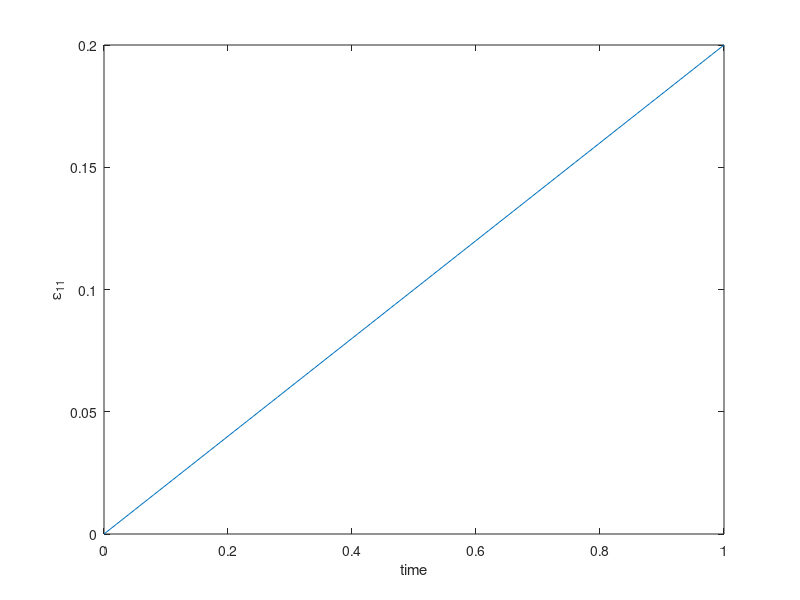
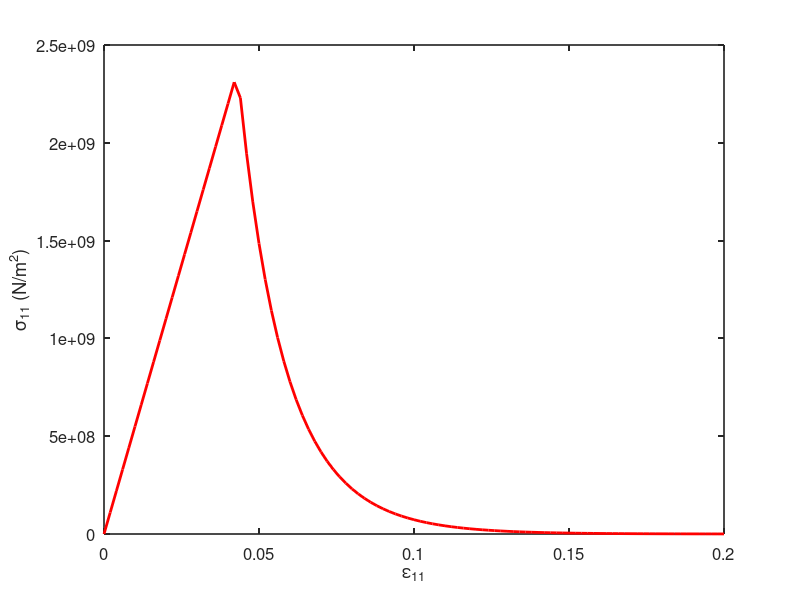
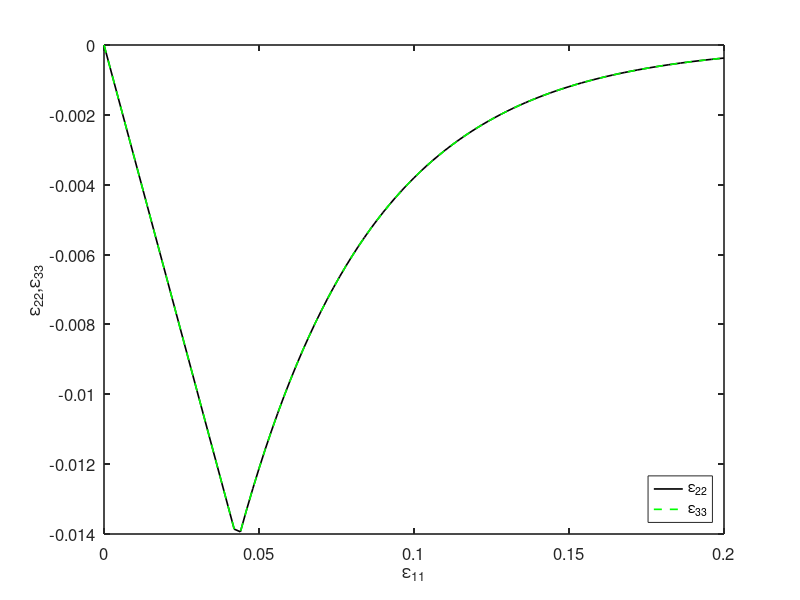

MATLAB code to generate these figures, in order:
A=load('Stress.txt');
Stress = A(:,2);
Time  = A(:,1);


B = load('e11.txt');
strain_11 = B(:,2);


C = load('e22.txt');
strain_22 = C(:,2);

D = load('e33.txt');
strain_33 = D(:,2);


figure(1)
plot(Time,strain_11) 
xlabel('time')
ylabel('\epsilon_{11}')


figure(2,'position',[50,50,1000,750])
plot(strain_11,Stress,'r-',"linewidth", 2) 
set(gca, "linewidth",1.2, "fontsize", 12)
xlabel('\epsilon_{11}')
ylabel('\sigma_{11} (N/m^2)')


figure(3,'position',[50,50,1000,750])
plot(strain_11,strain_22,'k-',"linewidth", 1.2)
hold on
plot(strain_11,strain_33,'g--',"linewidth", 1.2)
set(gca, "linewidth",1.2, "fontsize", 12)
legend('\epsilon_{22}','\epsilon_{33}','Ref.','Location','SouthEast')
xlabel('\epsilon_{11}')
ylabel('\epsilon_{22},\epsilon_{33}')